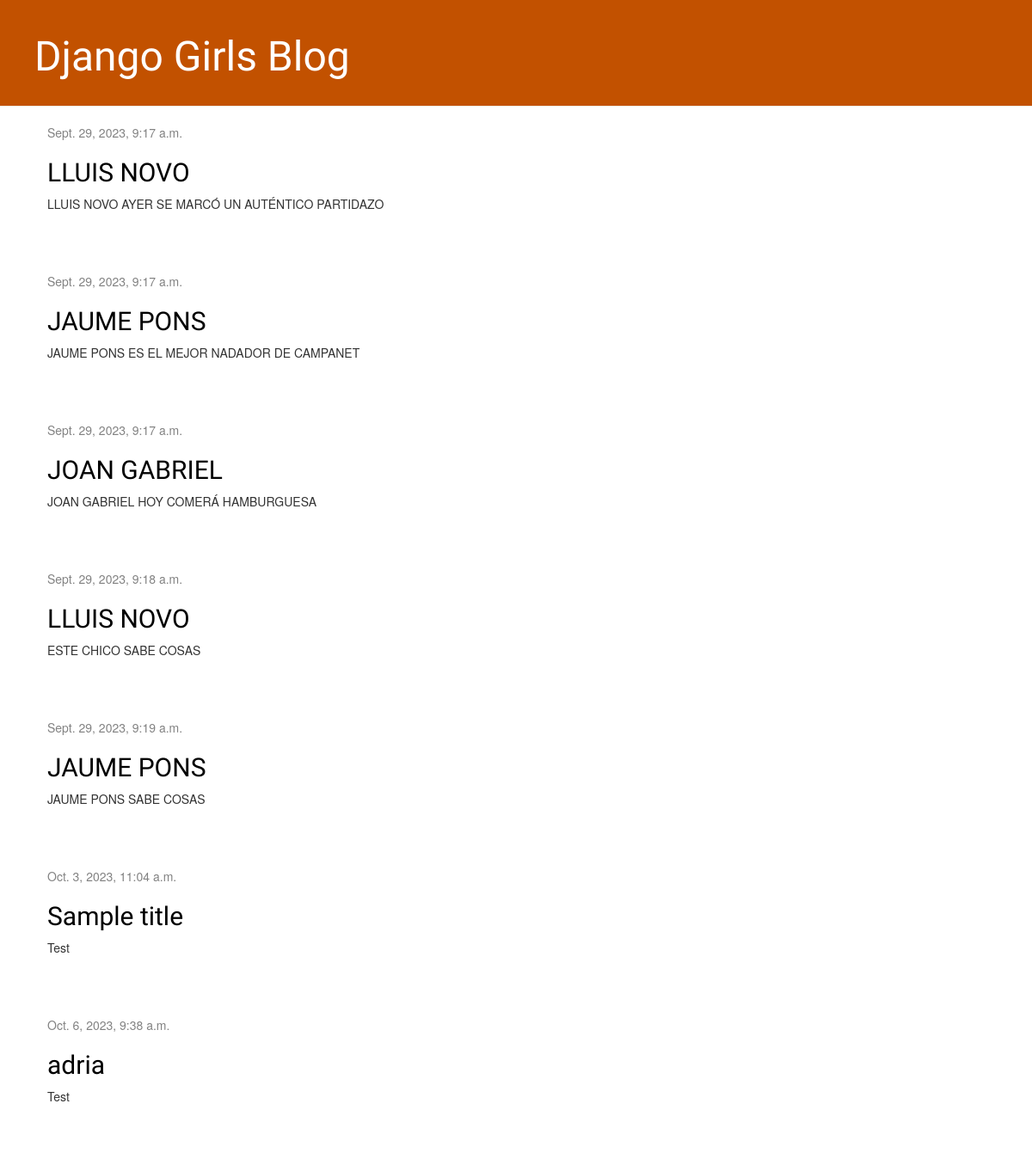
The page / on the database its author committed.
### blog/models.py (models this page shows, shortened)
class Post(models.Model):
    author = models.ForeignKey(settings.AUTH_USER_MODEL, on_delete=models.CASCADE)
    title = models.CharField(max_length=200)
    text = models.TextField()
    created_date = models.DateTimeField(
            default=timezone.now)
    published_date = models.DateTimeField(
            blank=True, null=True)

### blog/views.py (the view)
# urls.py: path('', views.post_list, name='post_list'),
def post_list(request):
    posts = Post.objects.filter(published_date__lte=timezone.now()).order_by('published_date')
    return render(request, 'blog/post_list.html', {'posts': posts})

### blog/templates/blog/post_list.html
{% extends 'blog/base.html' %}
{% block content %}
    {% for post in posts %}
        <div class="post">
            <div class="date">
                {{ post.published_date }}
            </div>
            <h2><a href="{% url 'post_detail' pk=post.pk %}">{{ post.title }}</a></h2>
            <p>{{ post.text|linebreaksbr }}</p>
        </div>
    {% endfor %}
{% endblock %}

### blog/static/css/blog.css (style rules this page uses)
h1 a, h2 a { color: #C25100; }
h1 a, h2 a { color: #FCA205; font-family: 'Lobster'; }
h1, h2, h3, h4 { font-family: 'Lobster', cursive; }
.date { color: #828282; }
.post { margin-bottom: 70px; }
.post h2 a, .post h2 a:visited { color: #000000; }

### rows shown on the page
Post: published_date "Sept. 29, 2023, 9:17 a.m.", title "LLUIS NOVO", text "LLUIS NOVO AYER SE MARCÓ UN AUTÉNTICO PARTIDAZO"
Post: published_date "Sept. 29, 2023, 9:17 a.m.", title "JAUME PONS", text "JAUME PONS ES EL MEJOR NADADOR DE CAMPANET"
Post: published_date "Sept. 29, 2023, 9:17 a.m.", title "JOAN GABRIEL", text "JOAN GABRIEL HOY COMERÁ HAMBURGUESA"
Post: published_date "Sept. 29, 2023, 9:18 a.m.", title "LLUIS NOVO", text "ESTE CHICO SABE COSAS"
Post: published_date "Sept. 29, 2023, 9:19 a.m.", title "JAUME PONS", text "JAUME PONS SABE COSAS"
Post: published_date "Oct. 3, 2023, 11:04 a.m.", title "Sample title", text "Test"
Post: published_date "Oct. 6, 2023, 9:38 a.m.", title "adria", text "Test"
